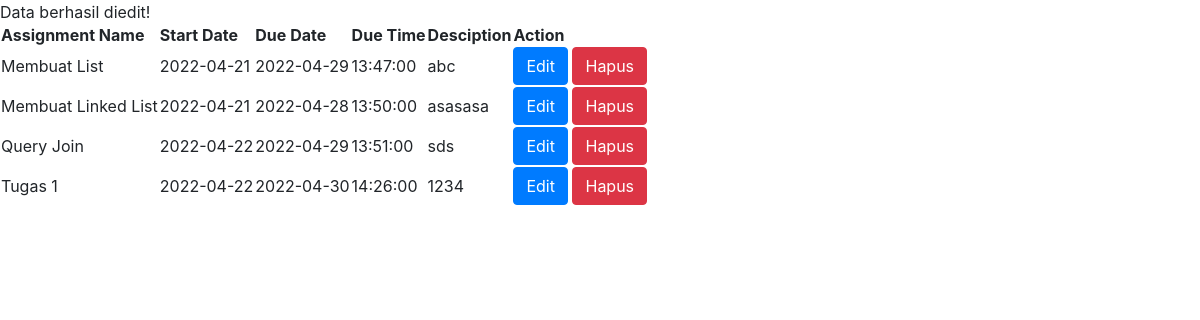
Page /list_assignments.php?act=edit&assign_id=5 on the committed database.
### tables this page shows
CREATE TABLE `assignments` (
  `assignment_id` int(10) UNSIGNED NOT NULL,
  `assignment_name` varchar(100) NOT NULL,
  `assignment_start_date` datetime NOT NULL,
  `assignment_end_date` datetime NOT NULL,
  `assignment_desc` text NOT NULL,
  `assignment_type` enum('exam','task','','') NOT NULL,
  `subject_id` int(10) UNSIGNED NOT NULL,
  `mentor_id` int(10) UNSIGNED NOT NULL
);

### Model/DbConnect.php (called while the page is built)
<?php
class DbConnect
{
    private $host = "localhost";
    private $user = "root";
    private $pass = "";
    private $dbName = "incareer2";
    public function connect()
    {
        try {
            $conn = new PDO('mysql:host=' . $this->host . '; dbname=' . $this->dbName, $this->user, $this->pass);
            $conn->setAttribute(PDO::ATTR_ERRMODE, PDO::ERRMODE_EXCEPTION);
            return $conn;
        } catch (PDOException $e) {
            echo "Database Error: " . $e->getMessage();
        }
    }
}

### Model/Assignments.php (called while the page is built, shortened)
<?php
class Assignments
{
    private $dbConn;
    public function __construct()
    {
        require_once("DbConnect.php");
        $db = new DbConnect;
        $this->dbConn = $db->connect();
    }
    public function getAllAssigment()
    {
        $stmt = $this->dbConn->prepare("SELECT * FROM assignments");
        try {
            if ($stmt->execute()) {
                $assignments = $stmt->fetchAll(PDO::FETCH_ASSOC);
            }
        } catch (Exception $e) {
            return $e->getMessage();
        }
        return $assignments;
    }
    public function getAssignmentById($id)
    {
        $stmt = $this->dbConn->prepare("SELECT * FROM assignments WHERE assignment_id = :id");
        $stmt->bindParam(":id", $id);
        try {
            if ($stmt->execute()) {
                $assigmentData = $stmt->fetch(PDO::FETCH_ASSOC);
            }
        } catch (Exception $e) {
            return $e->getMessage();
        }
        return $assigmentData;
    }
}

### list_assignments.php (the view, shortened to what this page needs)
<?php
require "./Model/Assignments.php";
$objAssignment = new Assignments;
$allAssignments = $objAssignment->getAllAssigment();
?>
<!DOCTYPE html>
<html lang="en">
<head>
    <link rel="stylesheet" href="https://cdn.jsdelivr.net/npm/bootstrap@4.4.1/dist/css/bootstrap.min.css">
</head>
<body>
    <table>
        <thead>
            <tr>
                <th>Assignment Name</th>
                <th>Start Date</th>
                <th>Due Date</th>
                <th>Due Time</th>
                <th>Desciption</th>
                <th>Action</th>
            </tr>
        </thead>
        <tbody>
            <?php foreach($allAssignments as $row => $assignment) : ?>
                <?php
                    $arrStartDate = explode(" ", $assignment['assignment_start_date']);
                    $arrEndDate = explode(" ", $assignment['assignment_end_date']);
                    $startDate = $arrStartDate[0];
                    $dueDate = $arrEndDate[0];
                    $dueTime = $arrEndDate[1];
                ?>
                <tr>
                    <td><?=$assignment['assignment_name'] ?></td>
                    <td><?=$startDate; ?></td>
                    <td><?=$dueDate; ?></td>
                    <td><?=$dueTime; ?></td>
                    <td><?=$assignment['assignment_desc'] ?></td>
                    <td>
                        <button type="button" class="btn btn-primary" data-toggle="modal" data-target="#exampleModal<?=$assignment['assignment_id'];?>">Edit</button>
                                            <?php
                                                $assigments = $objAssignment->getAssignmentById($assignment['assignment_id']);
                                            ?>
                        <a class="btn btn-danger" href="list_assignments.php?act=delete&assign_id=<?=$assignment['assignment_id'];?>">Hapus</a>
                    </td>
                </tr>
            <?php endforeach ?>
        </tbody>
    </table>
</body>
</html>

### rows in the picture
assignments: assignment_name "Membuat List", assignment_start_date "2022-04-21", assignment_end_date "2022-04-29", assignment_end_date "13:47:00", assignment_desc "abc"
assignments: assignment_name "Membuat Linked List", assignment_start_date "2022-04-21", assignment_end_date "2022-04-28", assignment_end_date "13:50:00", assignment_desc "asasasa"
assignments: assignment_name "Query Join", assignment_start_date "2022-04-22", assignment_end_date "2022-04-29", assignment_end_date "13:51:00", assignment_desc "sds"
assignments: assignment_name "Tugas 1", assignment_start_date "2022-04-22", assignment_end_date "2022-04-30", assignment_end_date "14:26:00", assignment_desc "1234"
